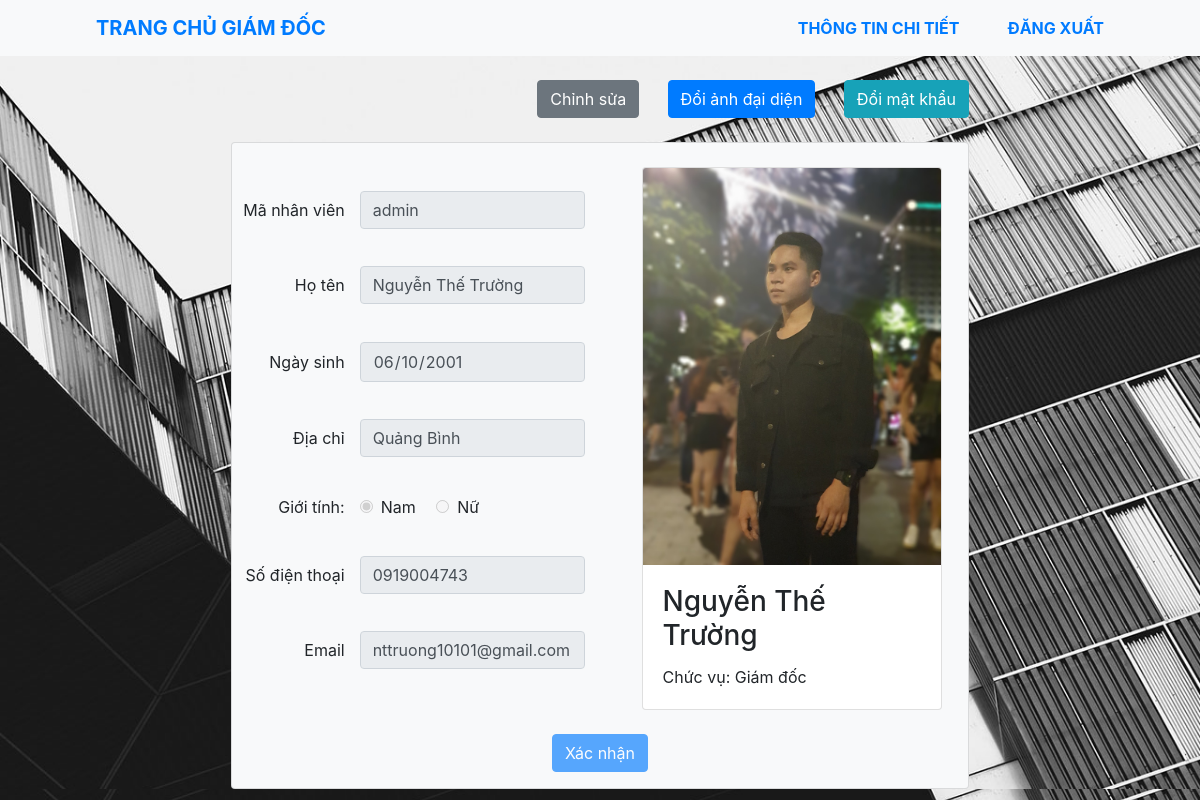
Page /admin/admin_profile.php (signed in) on the committed database.
### tables this page shows
CREATE TABLE `GiamDoc` (
  `hoTen` varchar(100) NOT NULL,
  `ngaySinh` date NOT NULL,
  `diaChi` varchar(200) NOT NULL,
  `maNhanVien` varchar(10) NOT NULL,
  `matKhau` varchar(100) NOT NULL,
  `anhDaiDien` varchar(200) DEFAULT NULL,
  `maChucVu` varchar(10) NOT NULL DEFAULT 'GD',
  `doiMatKhau` bit(1) NOT NULL DEFAULT b'1',
  `gioiTinh` tinyint(1) NOT NULL DEFAULT '1',
  `sdt` varchar(15) NOT NULL,
  `email` varchar(50) NOT NULL
);

### admin/admin_profile.php (the view, shortened to what this page needs)
<?php
    $conn = connect_db();
    $sql = "SELECT * FROM GiamDoc";
    $result = $conn -> query($sql);
    $admin_account = $result->fetch_assoc();
    $avatar_path = "../images/" . $admin_account['anhDaiDien'];
?>
<!DOCTYPE html>
<html lang="en">
<head>
    <link
      rel="stylesheet"
      href="https://maxcdn.bootstrapcdn.com/bootstrap/4.0.0/css/bootstrap.min.css"
    />
    <link rel="stylesheet" href="/style.css">
</head>
<body>
	<?php require_once("header.php"); ?>
    <div class="container-fluid pt-4 px-108 bg-image">
    <div class="d-flex mb-4 w-75 mx-auto flex-row-reverse align-items-center justify-content-between">
        <div class="">
            <button onclick="enableEditAdminProfileMode();" class="btn btn-secondary mr-4">Chỉnh sửa</button>
            <button data-toggle="modal" data-target="#change-admin-avatar-modal" class="btn btn-primary mr-4">Đổi ảnh đại diện</button>
            <a href="handle_update_admin_pass.php" class="btn btn-info">Đổi mật khẩu</a>
        </div>
    </div>
    <div class="w-75 mx-auto">
        <div class="bg-light card">
            <div class="row py-4">
                <div class="col-6 py-4 d-flex flex-column justify-content-between">
                    <div class="form-group row align-items-center">
                        <label class="control-label text-right col-sm-4 p-0 m-0" for="admin-id">Mã nhân viên</label>
                        <div class="col-sm-8">
                            <input disabled id="admin-id" value="<?= $admin_account['maNhanVien'] ?>" type="text" class="form-control">
                        </div>
                    </div>
                    <div class="form-group row align-items-center">
                        <label class="control-label text-right col-sm-4 p-0 m-0" for="admin-name">Họ tên</label>
                        <div class="col-sm-8">
                            <input disabled id="admin-name" value="<?= $admin_account['hoTen'] ?>" type="text" class="form-control">
                        </div>
                    </div>
                    <div class="form-group row align-items-center">
                        <label class="control-label text-right col-sm-4 p-0 m-0" for="admin-birthday">Ngày sinh</label>
                        <div class="col-sm-8">
                            <input disabled id="admin-birthday" value="<?= $admin_account['ngaySinh'] ?>" type="date" class="form-control">
                        </div>
                    </div>
                    <div class="form-group row align-items-center">
                        <label class="control-label text-right col-sm-4 p-0 m-0" for="admin-address">Địa chỉ</label>
                        <div class="col-sm-8">
                            <input disabled id="admin-address" value="<?= $admin_account['diaChi'] ?>" type="text" class="form-control">
                        </div>
                    </div>
                    <div class="form-group row align-items-center">
                    <label class="control-label text-right col-sm-4 p-0 m-0" for="sex">Giới tính:</label>
                        <div class="col-sm-8 text-left">
                        <?php
                            if ($admin_account['gioiTinh'] == 1) {
                                ?>
                                    <label class="radio-inline mb-0 mr-3"><input disabled id="admin-male" class="mr-2" type="radio" name="sex" checked>Nam</label>
                                    <label class="radio-inline mb-0"><input disabled id="admin-female" class="mr-2" type="radio" name="sex">Nữ</label>
                                <?php
                            } else {
                                ?>
                                    <label class="radio-inline mb-0 mr-3"><input disabled id="admin-male" class="mr-2" type="radio" name="sex">Nam</label>
                                    <label class="radio-inline mb-0"><input disabled id="admin-female" class="mr-2" type="radio" name="sex" checked>Nữ</label>
                                <?php
                                }
                            ?>
                        </div>
                    </div>
                    <div class="form-group row align-items-center">
                        <label class="control-label text-right col-sm-4 p-0 m-0" for="admin-phone">Số điện thoại</label>
                        <div class="col-sm-8">
                            <input disabled id="admin-phone" value="<?= $admin_account['sdt'] ?>" type="number" class="form-control">
                        </div>
                    </div>
                    <div class="form-group row align-items-center">
                        <label class="control-label text-right col-sm-4 p-0 m-0" for="admin-email">Email</label>
                        <div class="col-sm-8">
                            <input disabled id="admin-email" value="<?= $admin_account['email'] ?>" type="email" class="form-control">
                        </div>
                    </div>
                </div>
                <div class="col-6 d-flex flex-column justify-content-between">
                    <div class="card m-auto" style="width: 300px;">
                        <img class="card-img-top mx-auto w-100" src="<?= $avatar_path ?>" alt="admin image">
                        <div class="card-body">
                            <h3 class="card-title"><?= $admin_account['hoTen'] ?></h3>
                            <p class="card-text">Chức vụ: Giám đốc</p>
                        </div>
                    </div>
                </div>
            </div>
            <div class="form-group text-center">
                <button data-toggle="modal" data-target="#confirm-edit-admin-profile-modal" disabled id="btn-confirm-edit-admin-profile" class="btn btn-primary">Xác nhận</button>
            </div>
        </div>
    </div>
    </div>
</body>
</html>

### style.css (style rules this page uses)
.bg-image { background-image: url("/images/background.jpg"); background-repeat: no-repeat; background-position: center; background-size: cover; }
.px-108 { padding-left: 108px; padding-right: 108px; }
a { text-decoration: none; }
* { box-sizing: border-box; }
body { width: 100%; overflow-x: hidden; }
body { background-image: url(/images/background.jpg); background-repeat: no-repeat; background-size: cover; }

### rows in the picture
giamdoc: maNhanVien "admin", hoTen "Nguyễn Thế Trường", ngaySinh "06/10/2001", diaChi "Quảng Bình", sdt "0919004743", email "nttruong10101@gmail.com", anhDaiDien (picture)
